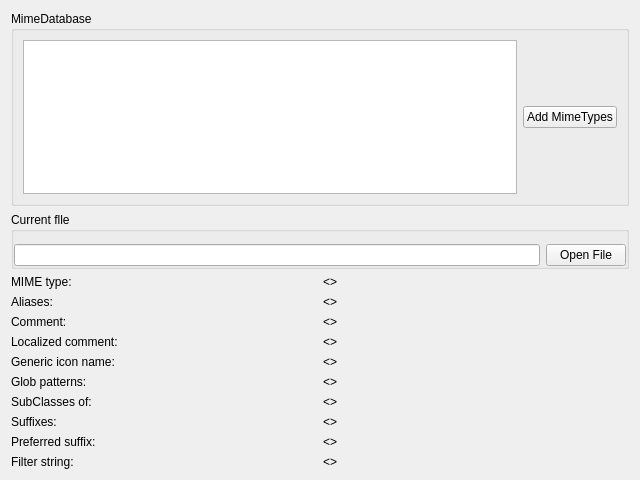
<?xml version="1.0" encoding="UTF-8"?>
<ui version="4.0">
 <class>MimeTypeViewer</class>
 <widget class="QWidget" name="MimeTypeViewer">
  <property name="geometry">
   <rect>
    <x>0</x>
    <y>0</y>
    <width>640</width>
    <height>480</height>
   </rect>
  </property>
  <property name="windowTitle">
   <string>MimeTypeViewer</string>
  </property>
  <layout class="QGridLayout" name="gridLayout">
   <item row="0" column="0" colspan="2">
    <widget class="QGroupBox" name="groupBox_2">
     <property name="title">
      <string>MimeDatabase</string>
     </property>
     <layout class="QHBoxLayout" name="horizontalLayout_2">
      <item>
       <widget class="QListWidget" name="nameList"/>
      </item>
      <item>
       <widget class="QPushButton" name="addTypesButton">
        <property name="text">
         <string>Add MimeTypes</string>
        </property>
       </widget>
      </item>
     </layout>
    </widget>
   </item>
   <item row="1" column="0" colspan="2">
    <widget class="QGroupBox" name="groupBox">
     <property name="title">
      <string>Current flle</string>
     </property>
     <layout class="QHBoxLayout" name="horizontalLayout">
      <property name="leftMargin">
       <number>0</number>
      </property>
      <property name="topMargin">
       <number>12</number>
      </property>
      <property name="rightMargin">
       <number>0</number>
      </property>
      <property name="bottomMargin">
       <number>0</number>
      </property>
      <item>
       <widget class="QLineEdit" name="fileLineEdit">
        <property name="readOnly">
         <bool>true</bool>
        </property>
       </widget>
      </item>
      <item>
       <widget class="QPushButton" name="openFileButton">
        <property name="text">
         <string>Open File</string>
        </property>
       </widget>
      </item>
     </layout>
    </widget>
   </item>
   <item row="2" column="0">
    <widget class="QLabel" name="label_2">
     <property name="text">
      <string>MIME type:</string>
     </property>
    </widget>
   </item>
   <item row="2" column="1">
    <widget class="QLabel" name="mimeTypeLabel">
     <property name="text">
      <string>&lt;&gt;</string>
     </property>
    </widget>
   </item>
   <item row="3" column="0">
    <widget class="QLabel" name="label_3">
     <property name="text">
      <string>Aliases:</string>
     </property>
    </widget>
   </item>
   <item row="3" column="1">
    <widget class="QLabel" name="aliasesLabel">
     <property name="text">
      <string>&lt;&gt;</string>
     </property>
    </widget>
   </item>
   <item row="4" column="0">
    <widget class="QLabel" name="label_4">
     <property name="text">
      <string>Comment:</string>
     </property>
    </widget>
   </item>
   <item row="4" column="1">
    <widget class="QLabel" name="commentLabel">
     <property name="text">
      <string>&lt;&gt;</string>
     </property>
    </widget>
   </item>
   <item row="5" column="0">
    <widget class="QLabel" name="label_5">
     <property name="text">
      <string>Localized comment:</string>
     </property>
    </widget>
   </item>
   <item row="5" column="1">
    <widget class="QLabel" name="localeCommentLabel">
     <property name="text">
      <string>&lt;&gt;</string>
     </property>
    </widget>
   </item>
   <item row="6" column="0">
    <widget class="QLabel" name="label_6">
     <property name="text">
      <string>Generic icon name:</string>
     </property>
    </widget>
   </item>
   <item row="6" column="1">
    <widget class="QLabel" name="genericIconNameLabel">
     <property name="text">
      <string>&lt;&gt;</string>
     </property>
    </widget>
   </item>
   <item row="7" column="0">
    <widget class="QLabel" name="label_7">
     <property name="text">
      <string>Glob patterns:</string>
     </property>
    </widget>
   </item>
   <item row="7" column="1">
    <widget class="QLabel" name="globPatternsLabel">
     <property name="text">
      <string>&lt;&gt;</string>
     </property>
    </widget>
   </item>
   <item row="8" column="0">
    <widget class="QLabel" name="label_8">
     <property name="text">
      <string>SubClasses of:</string>
     </property>
    </widget>
   </item>
   <item row="8" column="1">
    <widget class="QLabel" name="subClassesOfLabel">
     <property name="text">
      <string>&lt;&gt;</string>
     </property>
    </widget>
   </item>
   <item row="9" column="0">
    <widget class="QLabel" name="label_9">
     <property name="text">
      <string>Suffixes:</string>
     </property>
    </widget>
   </item>
   <item row="9" column="1">
    <widget class="QLabel" name="suffixesLabel">
     <property name="text">
      <string>&lt;&gt;</string>
     </property>
    </widget>
   </item>
   <item row="10" column="0">
    <widget class="QLabel" name="label_10">
     <property name="text">
      <string>Preferred suffix:</string>
     </property>
    </widget>
   </item>
   <item row="10" column="1">
    <widget class="QLabel" name="preferredSuffixLabel">
     <property name="text">
      <string>&lt;&gt;</string>
     </property>
    </widget>
   </item>
   <item row="11" column="0">
    <widget class="QLabel" name="label_11">
     <property name="text">
      <string>Filter string:</string>
     </property>
    </widget>
   </item>
   <item row="11" column="1">
    <widget class="QLabel" name="filterStringLabel">
     <property name="text">
      <string>&lt;&gt;</string>
     </property>
    </widget>
   </item>
  </layout>
 </widget>
 <resources/>
 <connections/>
</ui>
